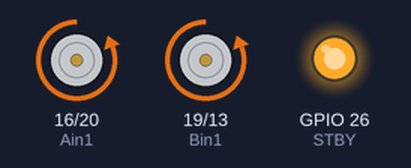
Simulated run of this program. Board: Raspberry Pi (BCM pin numbers). Parts: motor-driver pin pairs drawn as motors (green arrow = first pin HIGH = forward, orange = second pin HIGH = backward, longer = more drive, scaled by the enable pin, stopped while the standby pin is LOW), output pins drawn as LEDs (lit = HIGH). What the program prints to the terminal is not drawn. At 5.0 s the program stops and its outputs stay as they are.

Above: at 0.1 s.
At 5.1 s:
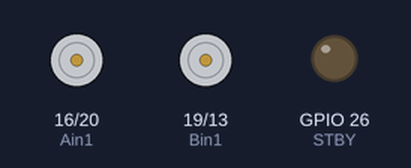
Timing chart, 0 to 6.5 s (numbered marks = the images above):
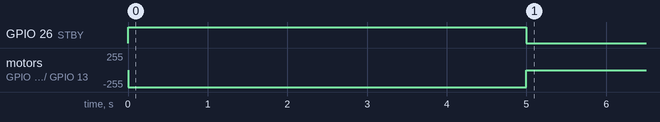

The program:

Moter_Drive.py
```python
# -*- coding: utf-8 -*-
import RPi.GPIO as GPIO
import time
import numpy as np
import os

GPIO.setmode( GPIO.BCM )

#Define Left motor PIN
PWMA=21
Ain1=16
Ain2=20

#Define Right motor PIN
PWMB=6
Bin1=19
Bin2=13

#Define motor permission PIN
STBY=26

#motor PIN setup
m_list=[PWMA,Ain1,Ain2,STBY,PWMB,Bin1,Bin2]
GPIO.setup(m_list, GPIO.OUT, initial=GPIO.LOW )


#駆動モータ制御関数
def Moter_L(Duty):
    if Duty >= 0:
        GPIO.output( STBY, 1 )
        GPIO.output( Ain1, 0 )
        GPIO.output( Ain2, 1 )
        p_A.ChangeDutyCycle(Duty)
    else:
        Duty = abs(Duty)
        GPIO.output( STBY, 1 )
        GPIO.output( Ain1, 1 )
        GPIO.output( Ain2, 0 )
        p_A.ChangeDutyCycle(Duty)

#操舵モータ制御関数
def Moter_R(Duty):
    if Duty >= 0:
        GPIO.output( STBY, 1 )
        GPIO.output( Bin1, 0 )
        GPIO.output( Bin2, 1 )
        p_B.ChangeDutyCycle(Duty)
    else:
        Duty = abs(Duty)
        GPIO.output( STBY, 1 )
        GPIO.output( Bin1, 1 )
        GPIO.output( Bin2, 0 )
        p_B.ChangeDutyCycle(Duty)

print("set ini para")

#PWM Settings
p_A = GPIO.PWM(PWMA, 1000);
p_B = GPIO.PWM(PWMB, 1000);


#PWM Initialize
p_A.start(0)
p_B.start(0)

Moter_L(100)
Moter_R(100)
time.sleep(5)

#Shutdown
p_A.stop()
p_B.stop()
GPIO.cleanup()
```

Measured:
- by itself, GPIO 26 (STBY): LOW → HIGH at 0.00 s, → LOW 5.0 s later
- by itself, motor on GPIO 16 (Ain1) / GPIO 20 (Ain2), motor on GPIO 19 (Bin1) / GPIO 13 (Bin2): stopped → backward 255/255 at 0.00 s, → stopped 5.0 s later
